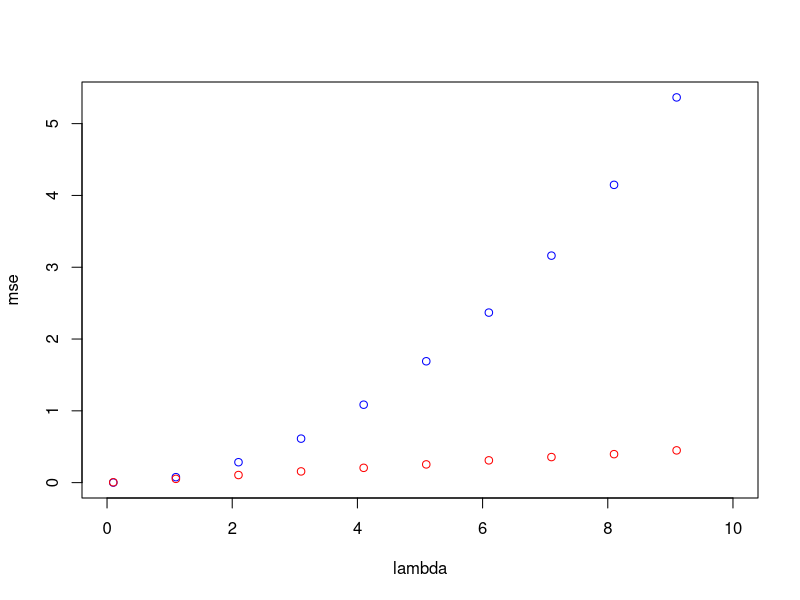

Generate this figure with R:
my_var <- function(v){
  return (mean((v)^2) - (mean(v))^2)
}

#q.1_1
k = 10^4

lambda_v = seq(0.1,10, 1)

mse_1_v = c()

mse_2_v = c()

for (lambda in lambda_v){

  get_random_x <- function(lambda){
    x = rexp(20, lambda)
  }
  
  get_random_y <- function(lambda){
    x = rpois(20, lambda)
  }
  
  lambda_tag_1_v = c()
  
  lambda_tag_2_v = c()
  
  for (i in seq(1,k)){
    
    x = get_random_x(lambda)
    
    lambda_tag_1 = (1/mean(x))
    
    lambda_tag_1_v = c(lambda_tag_1_v, lambda_tag_1)
    
    y = get_random_y(lambda)
    
    lambda_tag_2 = mean(y)
    
    lambda_tag_2_v = c(lambda_tag_2_v, lambda_tag_2)
    
  }
  
  bias_1 = lambda - mean(lambda_tag_1_v)
  
  bias_2 = lambda - mean(lambda_tag_2_v)
  
  var_1 = my_var(lambda_tag_1_v)
  
  var_2 = my_var(lambda_tag_2_v)
  
  mse_1 = var_1 + bias_1^2
  
  mse_2 = var_2 + bias_2^2
  
  mse_1_v = c(mse_1_v, mse_1)
  
  mse_2_v = c(mse_2_v, mse_2)

}


plot(x = lambda_v ,y= mse_1_v , xlab = "lambda", ylab = "mse", 
     xlim = c(0,10), col="blue")

points(x = lambda_v ,y= mse_2_v , xlab = "lambda", 
     ylab = "mse", xlim = c(0,10), col="red")




